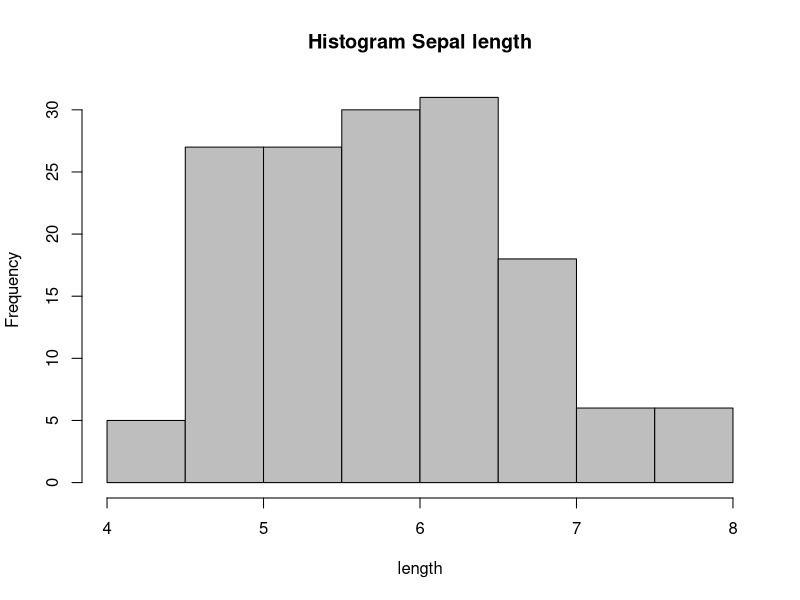
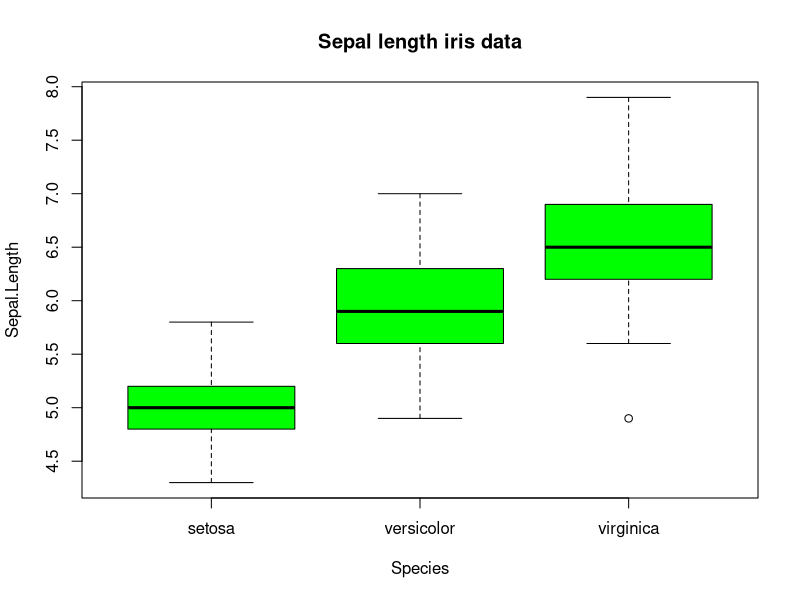

R code for these plots, in order:
#install.packages('dplyr')
library(dplyr)

iris %>%
  group_by(Species)  %>%
  summarise(media.sepal.length = mean(Sepal.Length), 
            sd.sepal.length=sd(Sepal.Length))

hist(iris$Sepal.Length, 
     main = 'Histogram Sepal length', 
     xlab = 'length',
     col = 'grey')

boxplot(Sepal.Length~Species, 
        data=iris, 
        main='Sepal length iris data', 
        col='green')
